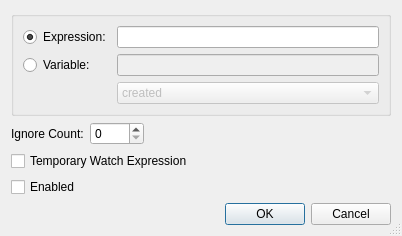
<ui version="4.0" >
 <class>EditWatchpointDialog</class>
 <widget class="QDialog" name="EditWatchpointDialog" >
  <property name="geometry" >
   <rect>
    <x>0</x>
    <y>0</y>
    <width>402</width>
    <height>234</height>
   </rect>
  </property>
  <property name="windowTitle" >
   <string>Edit Watch Expression</string>
  </property>
  <property name="sizeGripEnabled" >
   <bool>true</bool>
  </property>
  <layout class="QGridLayout" >
   <item row="4" column="0" colspan="3" >
    <widget class="QDialogButtonBox" name="buttonBox" >
     <property name="orientation" >
      <enum>Qt::Horizontal</enum>
     </property>
     <property name="standardButtons" >
      <set>QDialogButtonBox::Cancel|QDialogButtonBox::Ok</set>
     </property>
    </widget>
   </item>
   <item row="1" column="2" >
    <spacer>
     <property name="orientation" >
      <enum>Qt::Horizontal</enum>
     </property>
     <property name="sizeType" >
      <enum>QSizePolicy::Expanding</enum>
     </property>
     <property name="sizeHint" stdset="0" >
      <size>
       <width>211</width>
       <height>20</height>
      </size>
     </property>
    </spacer>
   </item>
   <item row="1" column="1" >
    <widget class="QSpinBox" name="ignoreSpinBox" >
     <property name="toolTip" >
      <string>Enter an ignore count for the watch expression</string>
     </property>
     <property name="maximum" >
      <number>9999</number>
     </property>
    </widget>
   </item>
   <item row="1" column="0" >
    <widget class="QLabel" name="textLabel2" >
     <property name="text" >
      <string>Ignore Count:</string>
     </property>
    </widget>
   </item>
   <item row="3" column="0" colspan="3" >
    <widget class="QCheckBox" name="enabledCheckBox" >
     <property name="toolTip" >
      <string>Select, whether the watch expression is enabled</string>
     </property>
     <property name="text" >
      <string>Enabled</string>
     </property>
    </widget>
   </item>
   <item row="2" column="0" colspan="3" >
    <widget class="QCheckBox" name="temporaryCheckBox" >
     <property name="toolTip" >
      <string>Select whether this is a temporary watch expression</string>
     </property>
     <property name="text" >
      <string>Temporary Watch Expression</string>
     </property>
    </widget>
   </item>
   <item row="0" column="0" colspan="3" >
    <widget class="QGroupBox" name="groupBox" >
     <property name="title" >
      <string/>
     </property>
     <layout class="QGridLayout" >
      <item row="1" column="0" >
       <widget class="QRadioButton" name="specialButton" >
        <property name="text" >
         <string>Variable:</string>
        </property>
       </widget>
      </item>
      <item row="0" column="0" >
       <widget class="QRadioButton" name="conditionButton" >
        <property name="text" >
         <string>Expression:</string>
        </property>
        <property name="checked" >
         <bool>true</bool>
        </property>
       </widget>
      </item>
      <item row="1" column="1" >
       <widget class="QLineEdit" name="specialEdit" >
        <property name="enabled" >
         <bool>false</bool>
        </property>
        <property name="toolTip" >
         <string>Enter a variable and select the special condition below</string>
        </property>
       </widget>
      </item>
      <item row="2" column="1" >
       <widget class="QComboBox" name="specialCombo" >
        <property name="enabled" >
         <bool>false</bool>
        </property>
        <property name="toolTip" >
         <string>Select a special condition</string>
        </property>
        <item>
         <property name="text" >
          <string>created</string>
         </property>
        </item>
        <item>
         <property name="text" >
          <string>changed</string>
         </property>
        </item>
       </widget>
      </item>
      <item row="0" column="1" >
       <widget class="QLineEdit" name="conditionEdit" >
        <property name="toolTip" >
         <string>Enter the expression for the watch expression</string>
        </property>
       </widget>
      </item>
     </layout>
    </widget>
   </item>
  </layout>
 </widget>
 <pixmapfunction>qPixmapFromMimeSource</pixmapfunction>
 <tabstops>
  <tabstop>conditionButton</tabstop>
  <tabstop>conditionEdit</tabstop>
  <tabstop>specialButton</tabstop>
  <tabstop>specialEdit</tabstop>
  <tabstop>specialCombo</tabstop>
  <tabstop>ignoreSpinBox</tabstop>
  <tabstop>temporaryCheckBox</tabstop>
  <tabstop>enabledCheckBox</tabstop>
 </tabstops>
 <resources/>
 <connections>
  <connection>
   <sender>conditionButton</sender>
   <signal>toggled(bool)</signal>
   <receiver>conditionEdit</receiver>
   <slot>setEnabled(bool)</slot>
   <hints>
    <hint type="sourcelabel" >
     <x>63</x>
     <y>21</y>
    </hint>
    <hint type="destinationlabel" >
     <x>143</x>
     <y>21</y>
    </hint>
   </hints>
  </connection>
  <connection>
   <sender>specialButton</sender>
   <signal>toggled(bool)</signal>
   <receiver>specialCombo</receiver>
   <slot>setEnabled(bool)</slot>
   <hints>
    <hint type="sourcelabel" >
     <x>56</x>
     <y>45</y>
    </hint>
    <hint type="destinationlabel" >
     <x>123</x>
     <y>73</y>
    </hint>
   </hints>
  </connection>
  <connection>
   <sender>specialButton</sender>
   <signal>toggled(bool)</signal>
   <receiver>specialEdit</receiver>
   <slot>setEnabled(bool)</slot>
   <hints>
    <hint type="sourcelabel" >
     <x>81</x>
     <y>46</y>
    </hint>
    <hint type="destinationlabel" >
     <x>122</x>
     <y>47</y>
    </hint>
   </hints>
  </connection>
  <connection>
   <sender>buttonBox</sender>
   <signal>accepted()</signal>
   <receiver>EditWatchpointDialog</receiver>
   <slot>accept()</slot>
   <hints>
    <hint type="sourcelabel" >
     <x>16</x>
     <y>202</y>
    </hint>
    <hint type="destinationlabel" >
     <x>16</x>
     <y>217</y>
    </hint>
   </hints>
  </connection>
  <connection>
   <sender>buttonBox</sender>
   <signal>rejected()</signal>
   <receiver>EditWatchpointDialog</receiver>
   <slot>reject()</slot>
   <hints>
    <hint type="sourcelabel" >
     <x>87</x>
     <y>203</y>
    </hint>
    <hint type="destinationlabel" >
     <x>87</x>
     <y>218</y>
    </hint>
   </hints>
  </connection>
 </connections>
</ui>
